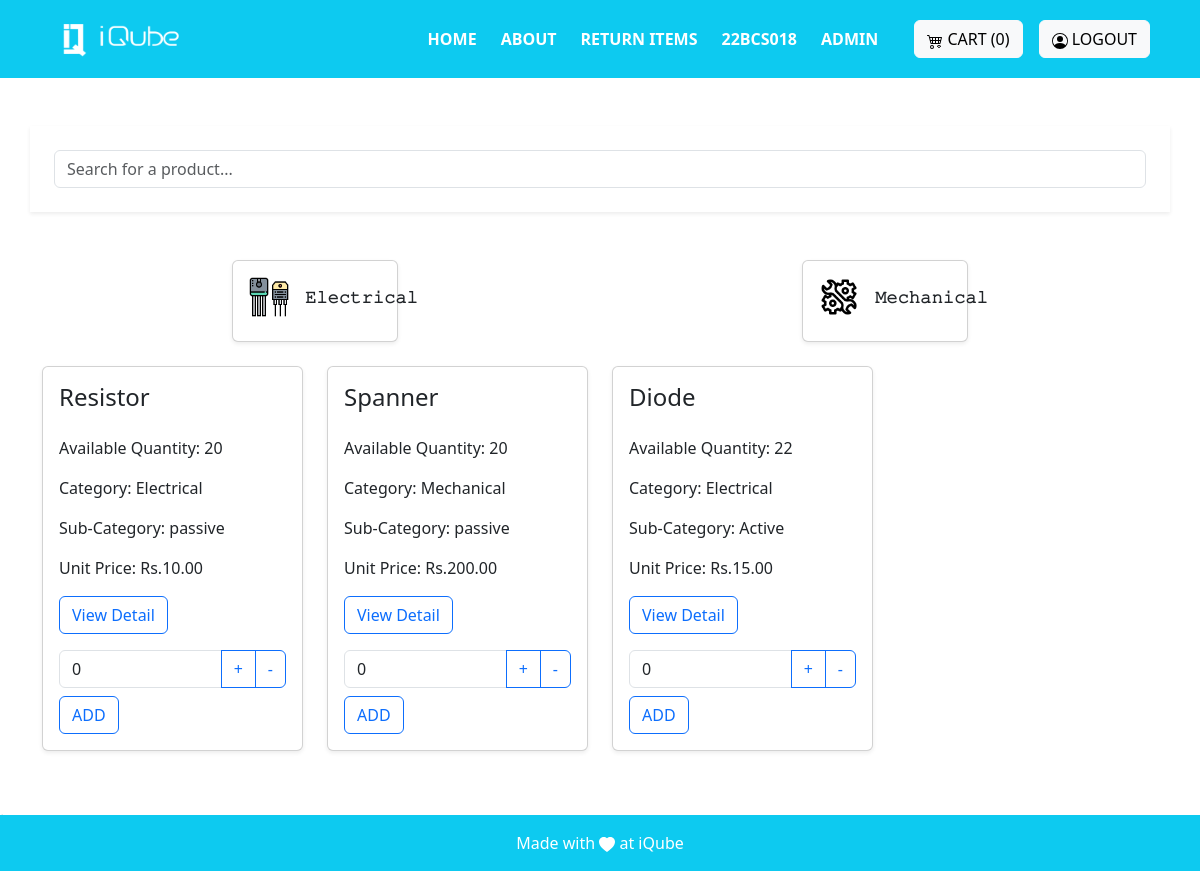
/ (signed in), run on an earlier commit of the app's database.
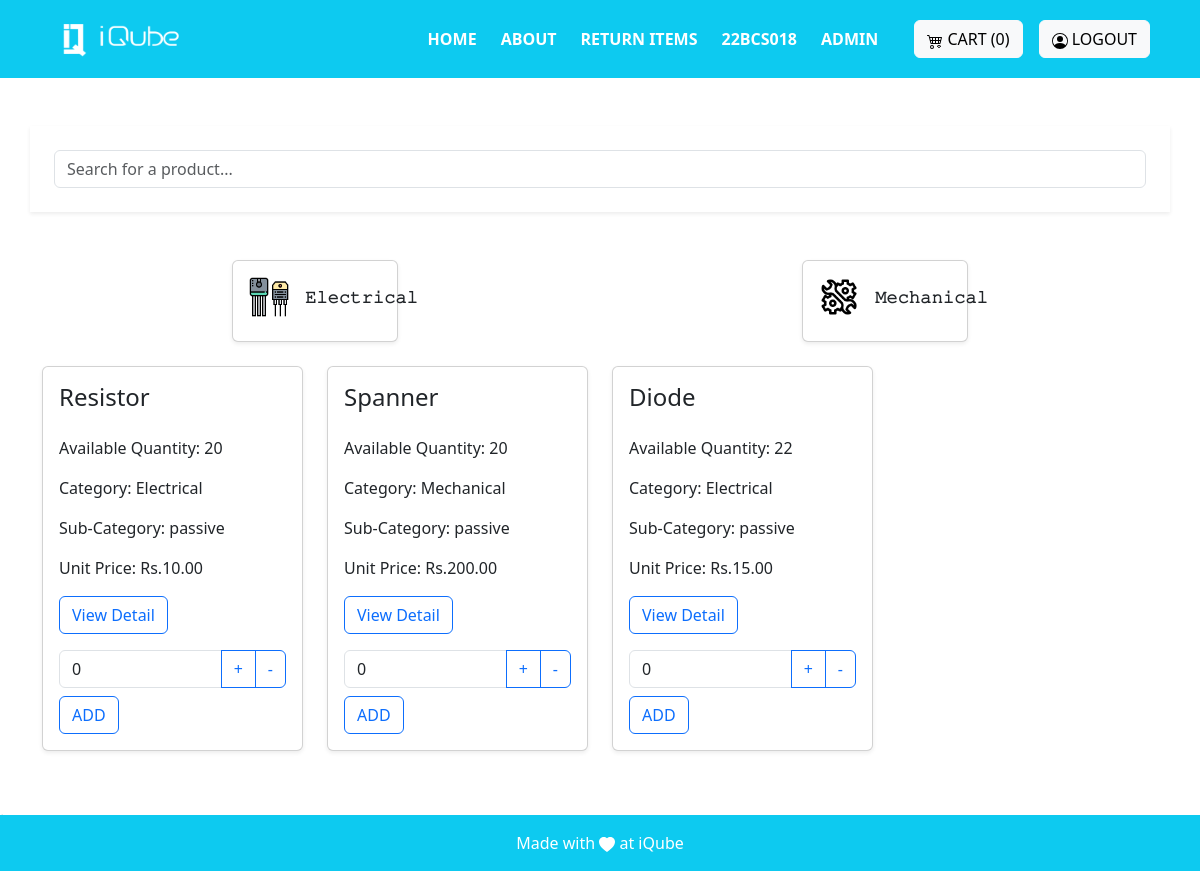
And on a later commit of the database.
### invention/models.py (models this page shows, shortened)
class Product(models.Model):
    name=models.CharField(max_length=255)
    decription=models.CharField(max_length=100)
    actual_count=models.PositiveIntegerField()
    available_count=models.PositiveIntegerField()
    dummy_count = models.PositiveIntegerField(default = 0)
    category= models.ForeignKey('Category', on_delete=models.CASCADE)
    sub_category = models.ForeignKey('SubCategory', on_delete = models.CASCADE)
    created_at = models.DateTimeField(auto_now=True)
    image = models.ImageField(upload_to='images', blank=True)
    actual_price = models.DecimalField(max_digits = 10,decimal_places = 5)
    available_price = models.DecimalField(max_digits = 10,decimal_places = 5)
    unit_price = models.DecimalField(max_digits = 10,decimal_places = 2)
    is_active = models.BooleanField(default = True)
    created_by = models.ForeignKey(User, on_delete=models.CASCADE)

class Category(models.Model):
    name=models.CharField(max_length=25)
    created_by = models.ForeignKey(User, on_delete=models.CASCADE)
    created_at=models.DateTimeField(auto_now=True)
    class Meta:
        verbose_name_plural = 'Categories'
    def __str__(self):
        return str(self.name)

class SubCategory(models.Model):
    name_sub=models.CharField(max_length=25)
    category = models.ForeignKey('Category', on_delete=models.CASCADE)
    created_by = models.ForeignKey(User, on_delete=models.CASCADE)
    created_at=models.DateTimeField(auto_now=True)

### invention/views.py (the view)
# urls.py: path('', views.home ,name="Home"),
@login_required(login_url= 'login')
def home(request):
    try:
        products = Product.objects.all()
        cart = Cart.objects.filter(created_by=request.user)
        count = cart.count()
        admin_group = request.user.groups.filter(name="admin").exists()
        super_admin_group = request.user.groups.filter(name='superadmin').exists()
        name = request.user.username
        user = name[-8:]
        if not admin_group or not super_admin_group:
            customer = request.user
            admin = Group.objects.get(name = 'student_user')
            customer.groups.add(admin)
        return render(request, 'core/home.html', {'products': products, 'count': count, 'admin_group': admin_group, 'super_admin_group': super_admin_group, 'name': user})
    except ObjectDoesNotExist:
        return render(request, 'core/home.html', {'detail':'There is No Product here!..'})

### invention/templates/core/home.html (shortened to what this page needs)
{% extends "base.html" %}
{% load static %}
{% block base %}
<div class="container p-4 shadow-sm mb-5 mt-5 " id="search">
  <input type="text" id="searchInput" class="form-control" placeholder="Search for a product...">
</div>
<div class="container my-4" id="productsContainer">
  <div class="row justify-content-around mb-4">
    <div class="col-md-4 col-lg-2">
      <div class="card shadow-sm">
        <div class="card-title p-3">
          <a href="{% url 'electrical' %}" class="text-decoration-none text-dark fw-semibold d-flex align-items-center">
            <img src="{% static 'images/transistor.png' %}" alt="" width="40" height="40">
            𝙴𝚕𝚎𝚌𝚝𝚛𝚒𝚌𝚊𝚕
          </a>
        </div>
      </div>
    </div>
    <div class="col-md-4 col-lg-2">
      <div class="card shadow-sm">
        <div class="card-title p-3">
          <a href="{% url 'mechanical' %}" class="text-decoration-none fw-semibold text-dark d-flex align-items-center">
            <img src="{% static 'images/setting.png' %}" alt="" width="40" height="40">
            𝙼𝚎𝚌𝚑𝚊𝚗𝚒𝚌𝚊𝚕
          </a>
        </div>
      </div>
    </div>
  </div>
  <div class="row row-cols-1 row-cols-md-4 g-4" id="productList">
    {% for product in products %}
      {% if product.is_active  %}
        <div class="col product-card">
          <div class="card shadow-sm">
            <div class="card-body">
              <h5 class="card-title fs-4">{{ product.name }}</h5>
              <p class="card-text mt-4 fs-6">Available Quantity: {{ product.available_count }}</p>
              <p class="card-textss fs-6">Category: {{ product.category }}</p>
              <p class="card-texts fs-6">Sub-Category: {{product.sub_category.name_sub}} </p>
              <p class="card-texts fs-6">Unit Price: Rs.{{product.unit_price}} </p>
              <a href="{% url 'Product_description' product.id %}" class="btn btn-outline-primary">View Detail</a>
              <form action="{% url 'add_to_cart' product.id %}" method="post" class="mt-3" onsubmit="return validateForm(this, {{ product.available_count }})">
                <div class="input-group">
                  <input type="number" class="form-control" min="0" value="0" name="count">
                  <button class="btn btn-outline-primary" type="button" onclick="increment(this)">+</button>
                  <button class="btn btn-outline-primary" type="button" onclick="decrement(this)">-</button>
                </div>
                <button class="btn btn-outline-primary mt-2" type="submit">ADD</button>
              </form>
            </div>
          </div>
        </div>
      {% endif %}
    {% endfor %}
  </div>
</div>
<div class="mb-5 mt-5">
  .
</div>
{% endblock %}

### invention/templates/base.html (shortened to what this page needs)
{% load static %}
<!DOCTYPE html>
<html lang="en">
<head>
    <link href="https://cdn.jsdelivr.net/npm/bootstrap@5.3.2/dist/css/bootstrap.min.css" rel="stylesheet"
>
        <link rel="stylesheet" href="https://cdn.jsdelivr.net/npm/bootstrap@5.3.0/dist/css/bootstrap.min.css">
    <link rel="stylesheet" href="https://cdn.datatables.net/1.11.10/css/dataTables.bootstrap5.min.css">
    <link rel="stylesheet" href="https://cdnjs.cloudflare.com/ajax/libs/twitter-bootstrap/5.3.0/css/bootstrap.min.css">
     <link rel="stylesheet" href="https://cdn.datatables.net/2.0.2/css/dataTables.bootstrap4.css">
</head>
<body>
    <nav class="sticky-top navbar navbar-expand-lg navbar-dark bg-info  p-3" >
    <div class="container">
            <a class="navbar-brand" href="#">
                <img src="{% static 'images/logo-white.png' %}" alt="Logo" height="36" width="150">
            </a>
            <div class="collapse navbar-collapse justify-content-end" id="navbarNav">
                <ul class="navbar-nav mx-3">
                    <li class="nav-item mx-1">
                        <a class="nav-link active text-white fw-semibold" href="{% url 'Home'%}">HOME</a>
                    </li>
                    <li class="nav-item mx-1">
                        <a class="nav-link active text-white fw-semibold" href="{% url 'About' %}">ABOUT</a>
                    </li>
                    <li class="nav-item mx-1">
                        <a href="/return_form" class="nav-link active text-white fw-semibold">RETURN ITEMS</a>
                    </li>
                    <li class="nav-item mx-1">
                        <a href="{% url 'Home' %}" class="nav-link active text-white fw-semibold">{{name}}</a>
                    </li>
                    {% if  admin_group %}
                           <li class="nav-item mx-1"> <a class="nav-link active text-white fw-semibold" href="{% url 'admin_views' %}">ADMIN</a> </li>
                    {% elif super_admin_group %}
                            <li class="nav-item mx-1"><a class="nav-link active text-whtie fw-semibold" href="{% url 'admin_views' %}">ADMIN</a> </li>
                    {% endif %}
                </ul>
            </div>
            <div class="mt-3 mt-lg-0 mx-2">
                <a class="btn btn-light" href="{% url 'view_cart' %}">
                    CART ({{count}})
                </a>
            </div>
            {% if not user.is_authenticated %}
            <div class="mt-3 mt-lg-0 mx-2">
                <a class="btn btn-light" href="{% url 'social:begin' 'azuread-tenant-oauth2' %}">
                    <svg xmlns="http://www.w3.org/2000/svg" width="16" height="16" fill="currentColor" class="bi bi-person-circle" viewBox="0 0 16 16">
                    <path d="M11 6a3 3 0 1 1-6 0 3 3 0 0 1 6 0"/>
                        <path fill-rule="evenodd" d="M0 8a8 8 0 1 1 16 0A8 8 0 0 1 0 8m8-7a7 7 0 0 0-5.468 11.37C3.242 11.226 4.805 10 8 10s4.757 1.225 5.468 2.37A7 7 0 0 0 8 1"/>
                    </svg>
                    LOGIN
                </a>
            </div>
            {% else %}
            <div class="mt-3 mt-lg-0 mx-2">
                <a class="btn btn-light" href="{% url 'logout' %}">
                    LOGOUT
                </a>
            </div>
            {% endif %}
        </div>
    </nav>
    <main>
        <div>
            {% block base %}{% endblock %}
        </div>
    </main>
    <footer class="bg-light text-center text-lg-start fixed-bottom">
        <div class="text-center p-2 bg-info p-3" style=" color: white;">
            <div>Made with
                <svg xmlns="http://www.w3.org/2000/svg" width="16" height="16" fill="currentColor"
                    class="bi bi-heart-fill" viewBox="0 0 16 16">
                    <path fill-rule="evenodd"
                        d="M8 1.314C12.438-3.248 23.534 4.735 8 15-7.534 4.736 3.562-3.248 8 1.314z" />
                </svg>
               at iQube
            </div>
        </div>
    </footer>
</body>
</html>
{% load sweetify %}

### invention/templates/base.html (style rules this page uses)
html { scroll-behavior:smooth; }

What changed in the data, as far as the page shows it:
changed Product "Diode": sub_category.name_sub "Active" → "passive"
